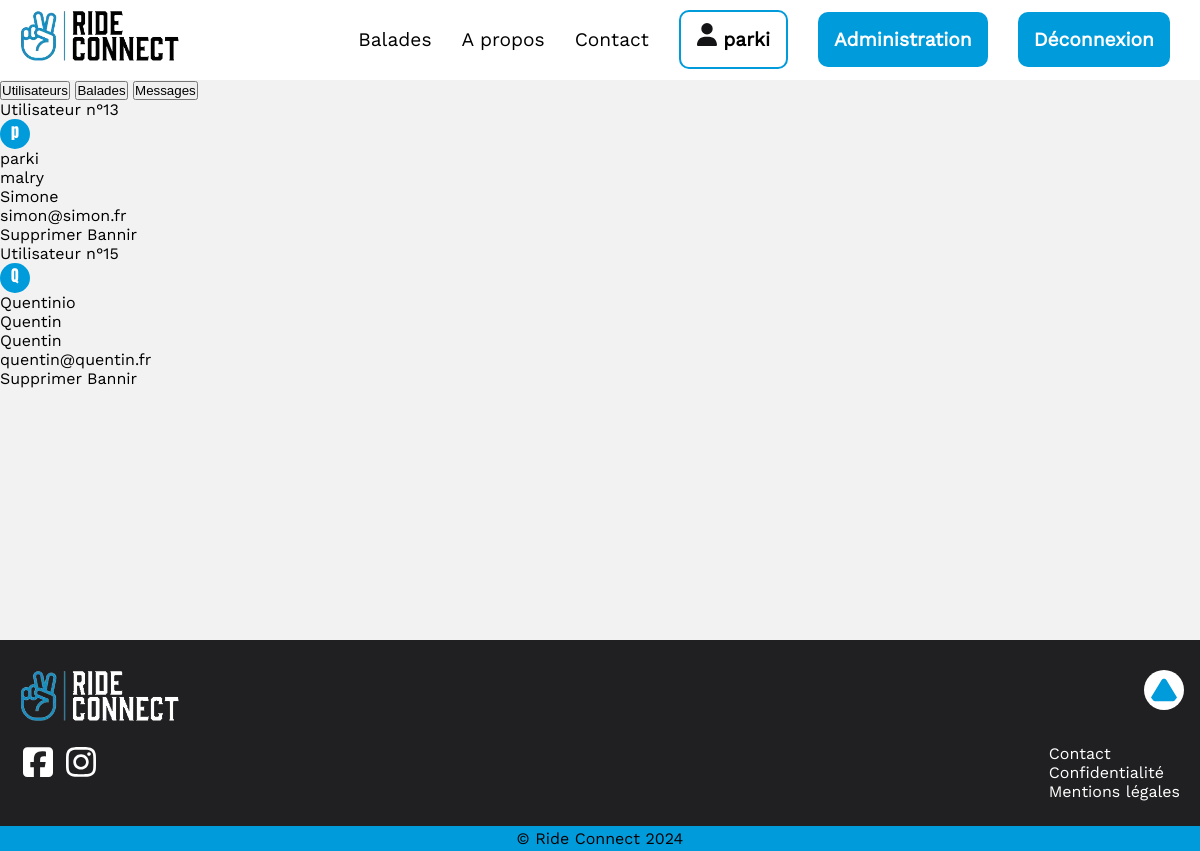
Screenshot of /administration (signed in) with the database file from the repository.
### tables this page shows
CREATE TABLE `_user` (
  `idUser` int(11) NOT NULL,
  `email` varchar(50) DEFAULT NULL,
  `password` varchar(200) DEFAULT NULL,
  `pseudo` varchar(15) NOT NULL,
  `name` varchar(50) DEFAULT NULL,
  `firstname` varchar(50) DEFAULT NULL,
  `isAdmin` tinyint(1) DEFAULT 0
);

### app/controllers/adminController.php (called while the page is built, shortened)
<?php
class AdminController extends RideModel{
    public function index() {
        $users = $this->findAllUsers();
        include ROOT.'/app/views/admin.php';
    }
    public function findAllUsers() {
        $user = new UserModel;
        return $user->findAll();
    }
}

### index.php (called while the page is built, shortened)
<?php
$routage = new routage;
$routage->start();
?>

### app/models/userModel.php (called while the page is built, shortened)
<?php
class UserModel extends Model {
    public function __construct() {
        $this->table = '_user';
    }
}

### app/models/DbConnector.php (called while the page is built, shortened)
<?php
class DbConnector extends PDO {
    private static $instance;
    public function __construct() {
        $dsn = 'mysql:dbname='.$_ENV['DB_NAME'].';host='.$_ENV['DB_HOST'];
    }
    public static function getInstance(): ?self {
        if(self::$instance === null) {
            try {
                self::$instance = new self();
            } catch(PDOException $e) {
                error_log($e->getMessage());
                $_SESSION['error'] = "Cette fonctionnalité est actuellement indisponible. Nos excuses pour la gêne occasionée.";
                return null;
            }
        }
        return self::$instance;
    }
}

### app/models/model.php (called while the page is built, shortened)
<?php
class Model extends DbConnector {
    protected $table;
    public function request(string $sql, array $params = null) {
        $this->db = DbConnector::getInstance();
        if ($params !== null) {
            $query = $this->db->prepare($sql);
            $query->execute($params);
            return $query;
        }
        else {
            return $this->db->query($sql);
        }
    }
    public function findAll() {
        $result = $this->request("SELECT * FROM ".$this->table);
        return $result->fetchAll();
    }
}

### app/views/admin.php (the view, shortened to what this page needs)
<?php include ROOT.'/app/views/header.php'; ?>
<main id="adminPage">
<aside>
        <div id="profileBtn">
            <button id="usersBtn">Utilisateurs</button>
            <button id="ridesBtn">Balades</button>
            <button id="messagesBtn">Messages</button>
        </div>
    </aside>
    <section id="adminContent">
        <section id="usersList">
            <?php foreach($users as $user) : ?>
                <p>Utilisateur n°<?= $user->idUser ?></p>
                <div>
                    <p class="particle"><?=substr($user->pseudo, 0, 1)?></p>
                    <p><?=$user->pseudo ?></p>
                </div>
                <div>
                    <p><?= $user->name ?></p>
                    <p><?= $user->firstname ?></p>
                </div>
                <p><?= $user->email ?></p>
                <a href='administration/supprimer/utilisateur/<?=$user->idUser ?>'>Supprimer</a>
                <a href=''>Bannir</a>
            <?php endforeach ?>
        </section>
    </section>
</main>
<?php include ROOT.'/app/views/footer.php'; ?>

### public/styles/style.css (style rules this page uses)
* { margin: 0; padding: 0; }
body, html { font-size: 1rem; }
body { font-family: "Work Sans"; background-color: #F2F2F2; }
main { min-height: 70vh; padding-top: 10vh; }
a { text-decoration: none; color: black; }
.particle { background-color: #009BDB; color: white; font-family: "Anton"; border-radius: 50%; width: 30px; height: 30px; text-align: center; }
#adminPage #adminContent #usersList { display: block; }

### rows the page displays
_user: idUser "13", pseudo "p", pseudo "parki", name "malry", firstname "Simone", email "simon@simon.fr"
_user: idUser "15", pseudo "Q", pseudo "Quentinio", name "Quentin", firstname "Quentin", email "quentin@quentin.fr"

### other values shown
$_SESSION['user']['pseudo'] "parki"
